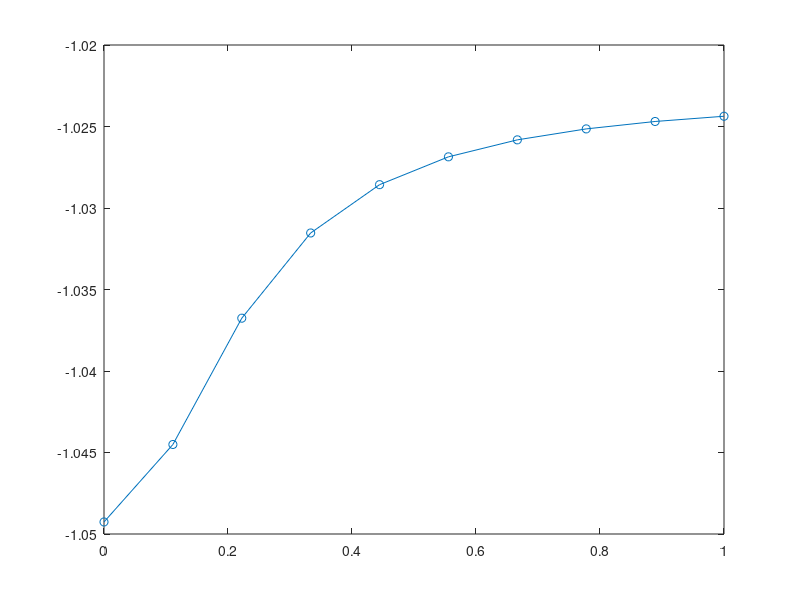

MATLAB code for this plot:
clc
clear

g = 9.8;
sc = deg2rad(4.6);

Re = 23*2/3;
nu = 4.89e-6;

C2 = 3;
hsinf = (C2*nu^2*Re/(g*sin(sc)))^(1/3);
usinf = g*hsinf^2*sin(sc)/(C2*nu);

Fr = usinf/((g*hsinf*cos(sc))^(1/2));

normw = 2*pi*hsinf/usinf;
% w = normw*f
% wint = normw*0; 
% wend = normw*7;

wint = 0;
wend = 1;

Nw = 10;

Omega = linspace(wint,wend,Nw);

% long-wave approx.

for i = 1:Nw
    omega = Omega(i);
    
    LHS11 = -1i*omega;
    LHS12 = 0;
    LHS21 = -2*C2/Re;
    LHS22 = -1i*omega+C2/Re;
    
    RHS11 = -1i;
    RHS12 = -1i;
    RHS21 = -1i/Fr;
    RHS22 = -1i;
    
    LHS = [LHS11,LHS12;LHS21,LHS22];
    RHS = [RHS11,RHS12;RHS21,RHS22];
    
    [V,Dnew] = eig(LHS,RHS);
    Klist(i,:) = diag(Dnew);
    
end

    
% subplot(3,1,1)
plot(Omega,imag(Klist(:,2)),'-o')
hold on
% plot(Omega,imag(Klist(:,2)),'-o')
% hold on

% figure()
% plot(real(Klist(:,2)),imag(Klist(:,2)),'o')
% hold on

% subplot(3,1,2)
% 
% 
% plot(kk1,(real(Omegalist1)),'-o')
% hold on
% 
% subplot(3,1,3)
% plot(kk1,real(Omegalist1)./kk1','-^')
% hold on



